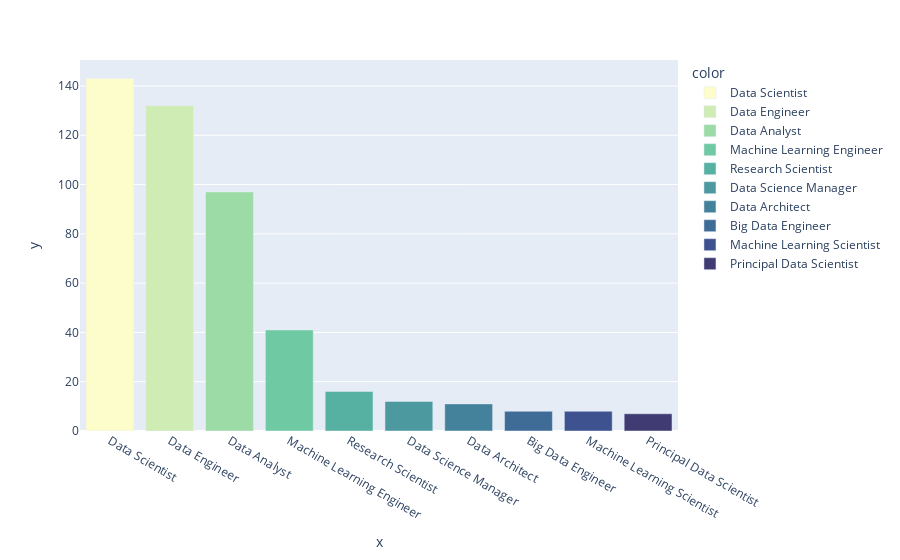

Notebook code for this chart:
### Code cell
top10_trabajos = df_salary['job_title'].value_counts()[:10]
px.bar(y=top10_trabajos.values, x=top10_trabajos.index, color = top10_trabajos.index, color_discrete_sequence=px.colors.sequential.deep)

### Figure 1 — Plotly figure (JSON) as saved in the notebook; plotly's stock layout.template omitted (floating-point values rounded to 4 significant figures)
{"data": [{"alignmentgroup": "True", "hovertemplate": "color=Data Scientist<br>x=%{x}<br>y=%{y}<extra></extra>", "legendgroup": "Data Scientist", "marker": {"color": "rgb(253, 253, 204)", "pattern": {"shape": ""}}, "name": "Data Scientist", "offsetgroup": "Data Scientist", "orientation": "v", "showlegend": true, "textposition": "auto", "type": "bar", "x": ["Data Scientist"], "xaxis": "x", "y": [143], "yaxis": "y"}, {"alignmentgroup": "True", "hovertemplate": "color=Data Engineer<br>x=%{x}<br>y=%{y}<extra></extra>", "legendgroup": "Data Engineer", "marker": {"color": "rgb(206, 236, 179)", "pattern": {"shape": ""}}, "name": "Data Engineer", "offsetgroup": "Data Engineer", "orientation": "v", "showlegend": true, "textposition": "auto", "type": "bar", "x": ["Data Engineer"], "xaxis": "x", "y": [132], "yaxis": "y"}, {"alignmentgroup": "True", "hovertemplate": "color=Data Analyst<br>x=%{x}<br>y=%{y}<extra></extra>", "legendgroup": "Data Analyst", "marker": {"color": "rgb(156, 219, 165)", "pattern": {"shape": ""}}, "name": "Data Analyst", "offsetgroup": "Data Analyst", "orientation": "v", "showlegend": true, "textposition": "auto", "type": "bar", "x": ["Data Analyst"], "xaxis": "x", "y": [97], "yaxis": "y"}, {"alignmentgroup": "True", "hovertemplate": "color=Machine Learning Engineer<br>x=%{x}<br>y=%{y}<extra></extra>", "legendgroup": "Machine Learning Engineer", "marker": {"color": "rgb(111, 201, 163)", "pattern": {"shape": ""}}, "name": "Machine Learning Engineer", "offsetgroup": "Machine Learning Engineer", "orientation": "v", "showlegend": true, "textposition": "auto", "type": "bar", "x": ["Machine Learning Engineer"], "xaxis": "x", "y": [41], "yaxis": "y"}, {"alignmentgroup": "True", "hovertemplate": "color=Research Scientist<br>x=%{x}<br>y=%{y}<extra></extra>", "legendgroup": "Research Scientist", "marker": {"color": "rgb(86, 177, 163)", "pattern": {"shape": ""}}, "name": "Research Scientist", "offsetgroup": "Research Scientist", "orientation": "v", "showlegend": true, "textposition": "auto", "type": "bar", "x": ["Research Scientist"], "xaxis": "x", "y": [16], "yaxis": "y"}, {"alignmentgroup": "True", "hovertemplate": "color=Data Science Manager<br>x=%{x}<br>y=%{y}<extra></extra>", "legendgroup": "Data Science Manager", "marker": {"color": "rgb(76, 153, 160)", "pattern": {"shape": ""}}, "name": "Data Science Manager", "offsetgroup": "Data Science Manager", "orientation": "v", "showlegend": true, "textposition": "auto", "type": "bar", "x": ["Data Science Manager"], "xaxis": "x", "y": [12], "yaxis": "y"}, {"alignmentgroup": "True", "hovertemplate": "color=Data Architect<br>x=%{x}<br>y=%{y}<extra></extra>", "legendgroup": "Data Architect", "marker": {"color": "rgb(68, 130, 155)", "pattern": {"shape": ""}}, "name": "Data Architect", "offsetgroup": "Data Architect", "orientation": "v", "showlegend": true, "textposition": "auto", "type": "bar", "x": ["Data Architect"], "xaxis": "x", "y": [11], "yaxis": "y"}, {"alignmentgroup": "True", "hovertemplate": "color=Big Data Engineer<br>x=%{x}<br>y=%{y}<extra></extra>", "legendgroup": "Big Data Engineer", "marker": {"color": "rgb(62, 108, 150)", "pattern": {"shape": ""}}, "name": "Big Data Engineer", "offsetgroup": "Big Data Engineer", "orientation": "v", "showlegend": true, "textposition": "auto", "type": "bar", "x": ["Big Data Engineer"], "xaxis": "x", "y": [8], "yaxis": "y"}, {"alignmentgroup": "True", "hovertemplate": "color=Machine Learning Scientist<br>x=%{x}<br>y=%{y}<extra></extra>", "legendgroup": "Machine Learning Scientist", "marker": {"color": "rgb(62, 82, 143)", "pattern": {"shape": ""}}, "name": "Machine Learning Scientist", "offsetgroup": "Machine Learning Scientist", "orientation": "v", "showlegend": true, "textposition": "auto", "type": "bar", "x": ["Machine Learning Scientist"], "xaxis": "x", "y": [8], "yaxis": "y"}, {"alignmentgroup": "True", "hovertemplate": "color=Principal Data Scientist<br>x=%{x}<br>y=%{y}<extra></extra>", "legendgroup": "Principal Data Scientist", "marker": {"color": "rgb(64, 60, 115)", "pattern": {"shape": ""}}, "name": "Principal Data Scientist", "offsetgroup": "Principal Data Scientist", "orientation": "v", "showlegend": true, "textposition": "auto", "type": "bar", "x": ["Principal Data Scientist"], "xaxis": "x", "y": [7], "yaxis": "y"}], "layout": {"barmode": "relative", "legend": {"title": {"text": "color"}, "tracegroupgap": 0}, "margin": {"t": 60}, "xaxis": {"anchor": "y", "domain": [0, 1], "title": {"text": "x"}}, "yaxis": {"anchor": "x", "domain": [0, 1], "title": {"text": "y"}}}}
